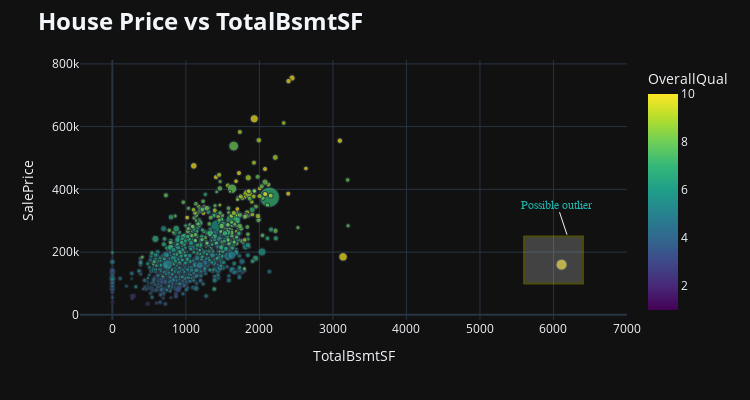

The code cell stored with this chart in its notebook:
### Code cell
#.......main plot (scatter)
fig = px.scatter(DF,x='TotalBsmtSF',y='SalePrice',color='OverallQual',size='LotArea',width=750,height=400)

#......annotation (text)
fig.add_annotation(text="Possible outlier",xref="x", yref="y",x=7000,y=160000,showarrow = True,
                   yshift=30,xshift=-60,font=dict(family="sans serif",size=12,color="LightSeaGreen"))

#......annotation (box)
fig.add_shape(type="rect",xref="x", yref="y",x0=5600, x1=6400, y0=100000, y1=250000,
              fillcolor="lightgray",line_color="yellow",opacity=0.25)

#......update the plot as you wish
fig.update_layout(title='<b>House Price vs TotalBsmtSF<b>',titlefont={'size': 24},template='plotly_dark')

fig.show()

### Figure 1 — Plotly figure (JSON) as saved in the notebook; plotly's stock layout.template omitted (floating-point values rounded to 4 significant figures; data arrays with more than 128 entries replaced by an {"elided": "..."} marker saying what was removed)
{"data": [{"hovertemplate": "TotalBsmtSF=%{x}<br>SalePrice=%{y}<br>LotArea=%{marker.size}<br>OverallQual=%{marker.color}<extra></extra>", "legendgroup": "", "marker": {"color": {"elided": "1460 int values"}, "coloraxis": "coloraxis", "size": {"elided": "1460 int values"}, "sizemode": "area", "sizeref": 538.1, "symbol": "circle"}, "mode": "markers", "name": "", "showlegend": false, "type": "scattergl", "x": {"elided": "1460 int values"}, "xaxis": "x", "y": {"elided": "1460 int values"}, "yaxis": "y"}], "layout": {"annotations": [{"font": {"color": "LightSeaGreen", "family": "sans serif", "size": 12}, "showarrow": true, "text": "Possible outlier", "x": 7000, "xref": "x", "xshift": -60, "y": 160000, "yref": "y", "yshift": 30}], "coloraxis": {"colorbar": {"title": {"text": "OverallQual"}}, "colorscale": [[0, "#440154"], [0.1111, "#482878"], [0.2222, "#3e4989"], [0.3333, "#31688e"], [0.4444, "#26828e"], [0.5556, "#1f9e89"], [0.6667, "#35b779"], [0.7778, "#6ece58"], [0.8889, "#b5de2b"], [1, "#fde725"]]}, "height": 400, "legend": {"itemsizing": "constant", "tracegroupgap": 0}, "margin": {"t": 60}, "shapes": [{"fillcolor": "lightgray", "line": {"color": "yellow"}, "opacity": 0.25, "type": "rect", "x0": 5600, "x1": 6400, "xref": "x", "y0": 100000, "y1": 250000, "yref": "y"}], "title": {"font": {"size": 24}, "text": "<b>House Price vs TotalBsmtSF<b>"}, "width": 750, "xaxis": {"anchor": "y", "domain": [0, 1], "title": {"text": "TotalBsmtSF"}}, "yaxis": {"anchor": "x", "domain": [0, 1], "title": {"text": "SalePrice"}}}}
